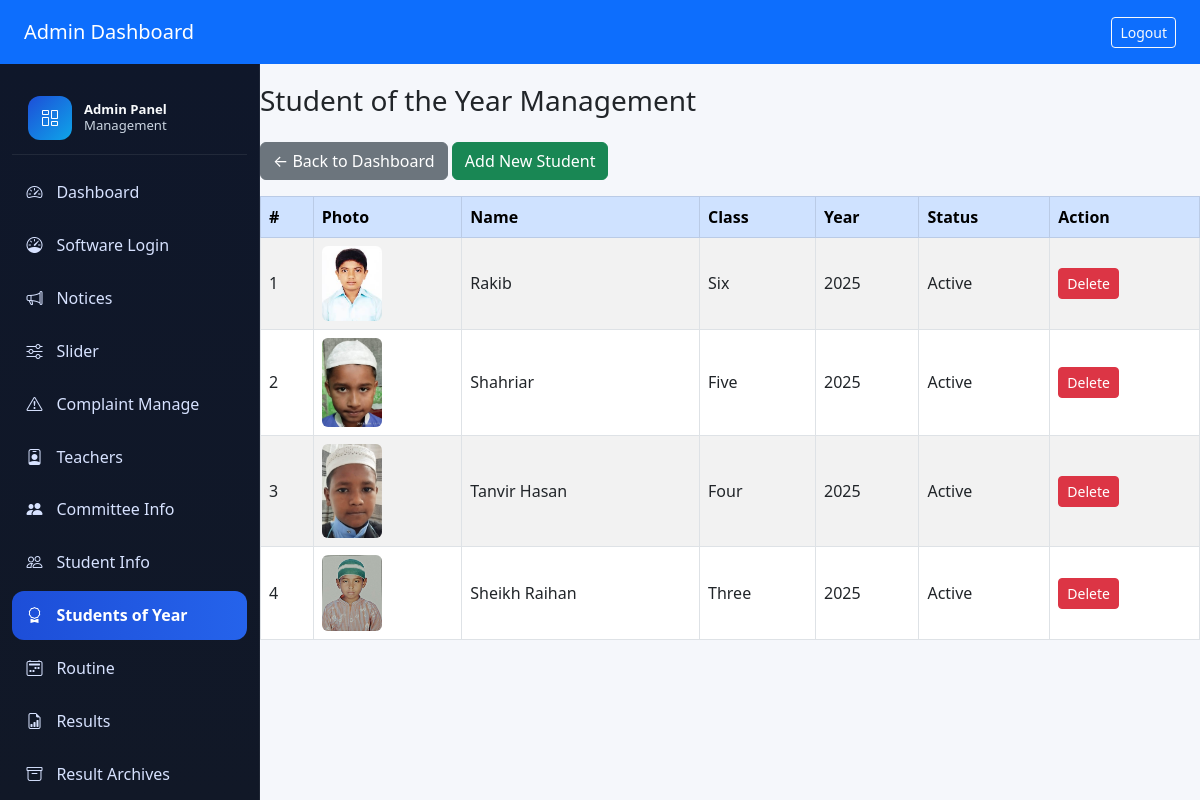
The app's page /admin/student_of_the_year.php (signed in) with its own data.
### tables this page shows
CREATE TABLE `student_of_the_year` (
  `id` int(11) NOT NULL,
  `name` varchar(100) NOT NULL,
  `class` varchar(50) NOT NULL,
  `photo` varchar(255) DEFAULT 'default.png',
  `year` int(4) NOT NULL,
  `status` tinyint(1) DEFAULT 1,
  `created_at` timestamp NOT NULL DEFAULT current_timestamp()
);

### admin/student_of_the_year.php (the view, shortened to what this page needs)
<?php
require_once '../includes/db.php';
class StudentOfTheYear {
    private $conn;
    public function __construct($conn) { $this->conn = $conn; }
    public function getAll() {
        $sql = 'SELECT * FROM student_of_the_year ORDER BY year DESC, id DESC';
        return $this->conn->query($sql);
    }
}
$student = new StudentOfTheYear($conn);
$students = $student->getAll();
?>
<!DOCTYPE html>
<html lang="en">
<head>
  <link href="https://cdn.jsdelivr.net/npm/bootstrap@5.3.0/dist/css/bootstrap.min.css" rel="stylesheet" />
  <link href="https://cdn.jsdelivr.net/npm/bootstrap-icons@1.10.5/font/bootstrap-icons.css" rel="stylesheet" />
</head>
<body>
<nav class="navbar navbar-expand-lg navbar-dark bg-primary">
  <div class="container-fluid px-3 px-lg-4">
    <a class="navbar-brand" href="dashboard.php">Admin Dashboard</a>
    <div class="ms-auto">
      <a href="logout.php" class="btn btn-outline-light btn-sm">Logout</a>
    </div>
  </div>
</nav>
<div class="container-fluid">
  <div class="row gx-0 page-shell">
    <?php include '_sidebar.php'; ?>
    <main class="col-12 col-md-9 col-lg-10 page-panel">
      <h3 class="mb-4">Student of the Year Management</h3>
      <a href="dashboard.php" class="btn btn-secondary mb-3">&larr; Back to Dashboard</a>
      <button class="btn btn-success mb-3" data-bs-toggle="modal" data-bs-target="#addStudentModal">Add New Student</button>
      <div class="table-responsive">
        <table class="table table-bordered table-striped align-middle">
          <thead class="table-primary">
            <tr>
              <th>#</th>
              <th>Photo</th>
              <th>Name</th>
              <th>Class</th>
              <th>Year</th>
              <th>Status</th>
              <th>Action</th>
            </tr>
          </thead>
          <tbody>
            <?php if ($students && $students->num_rows > 0): $i=1; while($row = $students->fetch_assoc()): ?>
              <tr>
                <td><?php echo $i++; ?></td>
                <td><img src="../assets/images/<?php echo htmlspecialchars($row['photo']); ?>" width="60" class="rounded" alt="student"></td>
                <td><?php echo htmlspecialchars($row['name']); ?></td>
                <td><?php echo htmlspecialchars($row['class']); ?></td>
                <td><?php echo htmlspecialchars($row['year']); ?></td>
                <td><?php echo $row['status'] ? 'Active' : 'Inactive'; ?></td>
                <td>
                  <a href="?delete=<?php echo $row['id']; ?>" class="btn btn-danger btn-sm" onclick="return confirm('Delete this student?');">Delete</a>
                </td>
              </tr>
            <?php endwhile; else: ?>
              <tr><td colspan="7" class="text-center">No students found.</td></tr>
            <?php endif; ?>
          </tbody>
        </table>
      </div>
    </main>
  </div>
</div>
</body>
</html>

### admin/student_of_the_year.php (style rules this page uses)
body { background: #f5f7fb; overflow-x: hidden; }
.page-shell { min-width: 0; }
.page-panel { padding: 1.25rem; }

### admin/_sidebar.php (style rules this page uses)
:root { --admin-bg: #f5f7fb; --admin-surface: #ffffff; --admin-sidebar-bg: #0f172a; --admin-sidebar-hover: #142140; --admin-sidebar-active: #1d4ed8; --admin-border: #e5e7eb; --admin-text: #0f172a; --admin-muted: #64748b; --sidebar-width: 260px; --sidebar-width-tablet: 220px; --top-nav-height: 64px; --radius: 14px; --spacing-xs: 0.25rem; --spacing-sm: 0.5rem; --spacing-md: 0.875rem; --spacing-lg: 1rem; --spacing-xl: 1.5rem; }
html, body { height: 100%; }
body { background: var(--admin-bg); margin: 0; overflow-x: hidden; }
nav.navbar { position: sticky; top: 0; z-index: 1040; min-height: var(--top-nav-height); }
body > .container-fluid { padding: 0; overflow: hidden; }
body > .container-fluid > .row.gx-0 { display: grid; grid-template-columns: var(--sidebar-width) minmax(0, 1fr); height: calc(100vh - var(--top-nav-height)); min-height: calc(100vh - var(--top-nav-height)); }
body > .container-fluid > .row.gx-0 > main { width: 100% !important; max-width: 100% !important; min-width: 0; overflow-y: auto; overflow-x: hidden; background: var(--admin-bg); }

### records on screen
student_of_the_year: photo (picture), name "Rakib", class "Six", year "2025", status "Active"
student_of_the_year: photo (picture), name "Shahriar", class "Five", year "2025", status "Active"
student_of_the_year: photo (picture), name "Tanvir Hasan", class "Four", year "2025", status "Active"
student_of_the_year: photo (picture), name "Sheikh Raihan", class "Three", year "2025", status "Active"
